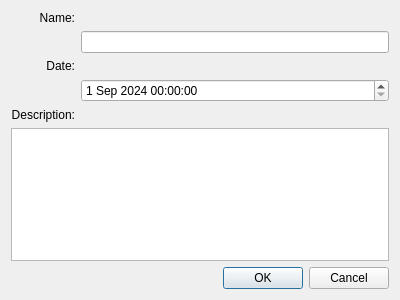
<?xml version="1.0" encoding="UTF-8"?>
<ui version="4.0">
 <class>Dialog</class>
 <widget class="QDialog" name="Dialog">
  <property name="geometry">
   <rect>
    <x>0</x>
    <y>0</y>
    <width>400</width>
    <height>300</height>
   </rect>
  </property>
  <property name="windowTitle">
   <string>Dialog</string>
  </property>
  <layout class="QGridLayout" name="gridLayout_2">
   <item row="0" column="0">
    <layout class="QGridLayout" name="gridLayout">
     <item row="1" column="1">
      <widget class="QLineEdit" name="lineEdit"/>
     </item>
     <item row="0" column="0">
      <widget class="QLabel" name="label">
       <property name="text">
        <string>Name:</string>
       </property>
       <property name="alignment">
        <set>Qt::AlignRight|Qt::AlignTrailing|Qt::AlignVCenter</set>
       </property>
      </widget>
     </item>
     <item row="4" column="0" alignment="Qt::AlignRight">
      <widget class="QLabel" name="label_2">
       <property name="text">
        <string>Description:</string>
       </property>
       <property name="alignment">
        <set>Qt::AlignRight|Qt::AlignTrailing|Qt::AlignVCenter</set>
       </property>
      </widget>
     </item>
     <item row="2" column="0">
      <widget class="QLabel" name="label_3">
       <property name="text">
        <string>Date:</string>
       </property>
       <property name="alignment">
        <set>Qt::AlignRight|Qt::AlignTrailing|Qt::AlignVCenter</set>
       </property>
      </widget>
     </item>
     <item row="3" column="1">
      <widget class="QDateTimeEdit" name="dateTimeEdit">
       <property name="date">
        <date>
         <year>2024</year>
         <month>9</month>
         <day>1</day>
        </date>
       </property>
      </widget>
     </item>
     <item row="5" column="0" colspan="2">
      <widget class="QPlainTextEdit" name="plainTextEdit"/>
     </item>
    </layout>
   </item>
   <item row="1" column="0">
    <widget class="QDialogButtonBox" name="buttonBox">
     <property name="orientation">
      <enum>Qt::Horizontal</enum>
     </property>
     <property name="standardButtons">
      <set>QDialogButtonBox::Cancel|QDialogButtonBox::Ok</set>
     </property>
    </widget>
   </item>
  </layout>
 </widget>
 <resources/>
 <connections>
  <connection>
   <sender>buttonBox</sender>
   <signal>accepted()</signal>
   <receiver>Dialog</receiver>
   <slot>accept()</slot>
   <hints>
    <hint type="sourcelabel">
     <x>248</x>
     <y>254</y>
    </hint>
    <hint type="destinationlabel">
     <x>157</x>
     <y>274</y>
    </hint>
   </hints>
  </connection>
  <connection>
   <sender>buttonBox</sender>
   <signal>rejected()</signal>
   <receiver>Dialog</receiver>
   <slot>reject()</slot>
   <hints>
    <hint type="sourcelabel">
     <x>316</x>
     <y>260</y>
    </hint>
    <hint type="destinationlabel">
     <x>286</x>
     <y>274</y>
    </hint>
   </hints>
  </connection>
 </connections>
</ui>
